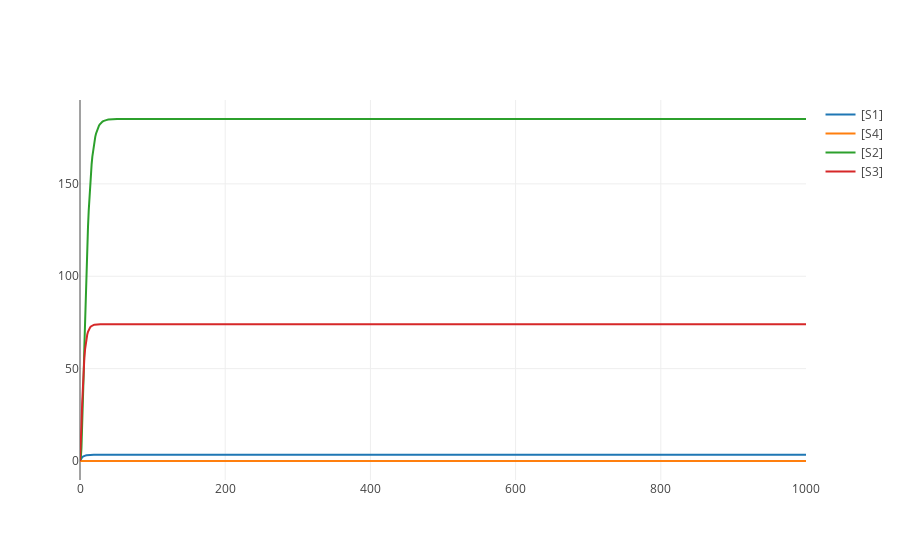

Notebook cell for this chart:
### Code cell
import tellurium as telly

red_noLight.reset()
red_noLight.simulate(0, 1000, 1000)
red_noLight.plot()
print(red_noLight.S1/red_noLight.S2)
print(red_noLight.v_4/red_noLight.v_3)

### Figure 1 — Plotly figure (JSON) as saved in the notebook; plotly's stock layout.template omitted (floating-point values rounded to 4 significant figures; data arrays with more than 128 entries replaced by an {"elided": "..."} marker saying what was removed)
{"data": [{"type": "scatter", "x": {"elided": "1000 float values"}, "y": {"elided": "1000 float values"}, "name": "[S1]", "opacity": 1, "mode": "lines"}, {"type": "scatter", "x": {"elided": "1000 float values"}, "y": {"elided": "1000 float values"}, "name": "[S4]", "opacity": 1, "mode": "lines"}, {"type": "scatter", "x": {"elided": "1000 float values"}, "y": {"elided": "1000 float values"}, "name": "[S2]", "opacity": 1, "mode": "lines"}, {"type": "scatter", "x": {"elided": "1000 float values"}, "y": {"elided": "1000 float values"}, "name": "[S3]", "opacity": 1, "mode": "lines"}], "layout": {}}
